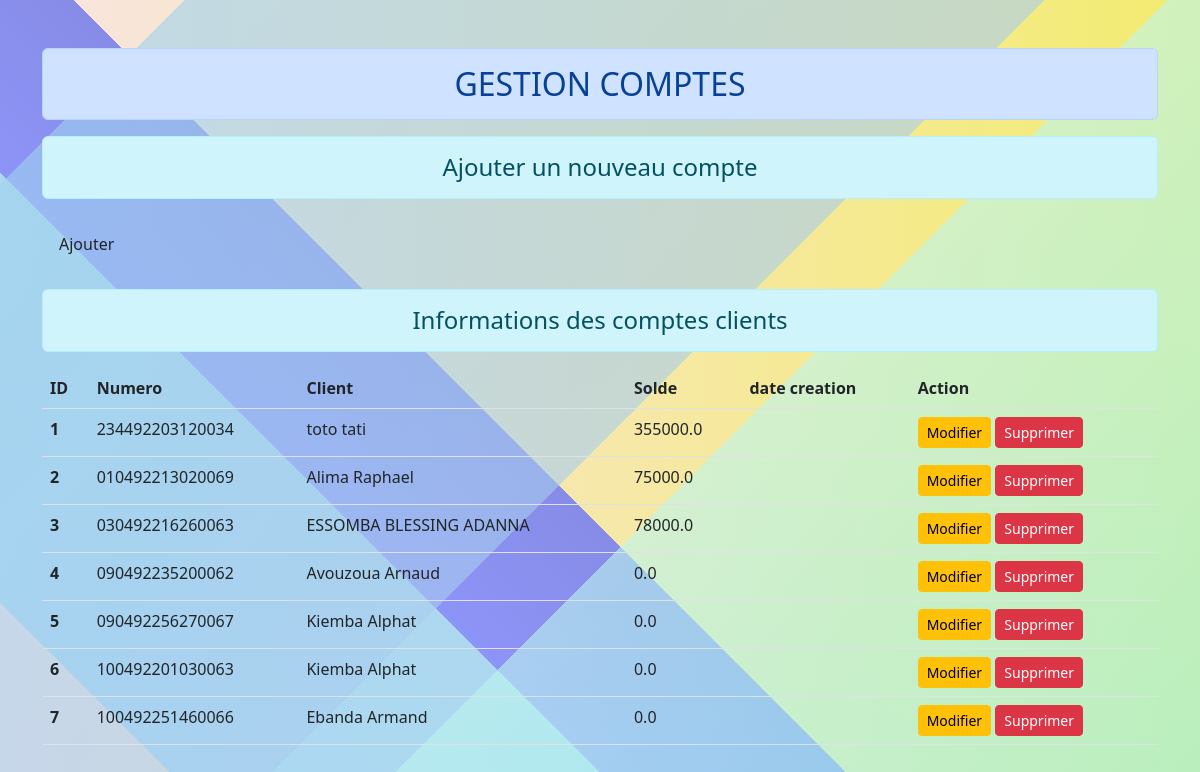
Page /compte/ on the committed database.
### moneysys/models.py (models this page shows, shortened)
class Compte(models.Model):
    client = models.OneToOneField(Client,null=True, on_delete=models.SET_NULL)
    numero = models.CharField(max_length=100)
    solde = models.FloatField(default=0,verbose_name=u"Solde initial du compte")
    is_active = models.BooleanField(default=True)
    created_at = models.DateTimeField(auto_now_add=True)
    updated_at = models.DateTimeField(auto_now=True)

class Client(models.Model):
    nom = models.CharField(max_length=70)
    prenom = models.CharField(max_length=70)
    telephone = models.IntegerField(max_length=70)
    adresse = models.CharField(max_length=200)
    dtn=models.DateField(blank=True)
    lieu = models.CharField(max_length=200,blank=True, null=True)
    photo = models.ImageField(null=True, blank=True, upload_to="photos/")
    created_at = models.DateTimeField(auto_now_add=True,blank=True)
    updated_at = models.DateTimeField(auto_now=True,blank=True)
    agence = models.ForeignKey(Agence, null=True, on_delete=models.SET_NULL)
    user = models.ForeignKey(User, null=True, on_delete=models.SET_NULL)
    def __str__(self) -> str:
        return "{} {}".format(self.nom,self.prenom)

### moneysys/views.py (the view)
# urls.py: path('compte/', views.traiter_compte, name = "edite"),
def traiter_compte(request):
    if request.method == 'POST':
        fm = CompteGestion(request.POST)
        if fm.is_valid():
            num = fm.cleaned_data['numero de compte']
            cli = fm.cleaned_data['client']
            solde = fm.cleaned_data['solde']
            jr = fm.cleaned_data['date ouverture']
            cpt = Compte(numero_de_compte = num, client = cli, solde =solde , date_ouverture = jr)
            cpt.save()
            fm = CompteGestion()
    else:
        fm = CompteGestion()
    compt = Compte.objects.all()
    return render(request, 'Comptes/edite.html',{'form':fm, 'cpt':compt})

### moneysys/forms.py
class CompteGestion(forms.ModelForm):
    class Meta:
        model = Compte
        fields = ['numero', 'client', 'solde']
        widgets = {
            'numero': forms.TextInput(attrs={'class': 'form-control'}),
            'client': forms.Select(attrs={'class': 'form-control'}),
            'solde': forms.FloatField(),
        }

### moneysys/templates/Comptes/edite.html (shortened to what this page needs)
{% extends 'Comptes/compte.html' %}
{% block content %}
<div class="row">
    <div class="col-sn-4">
        <h4 class="text-center alert alert alert-info">Ajouter un nouveau compte </h4>
            <form action="" method="POST">
                <input type="submit" class="alert btn btn-success" value="Ajouter">
            </form>
        </div>
        <div class="col-sm-20">
            <h4 class="text-center alert alert alert-info ">Informations des comptes clients</h4>
            {% if cpt %}
            <table class="table table-hover">
                <thead>
                  <tr>
                    <th scope="col">ID</th>
                    <th scope="col">Numero</th>
                    <th scope="col">Client</th>
                    <th scope="col">Solde </th>
                    <th scope="col">date creation</th>
                    <th scope="col">Action</th>
                  </tr>
                </thead>
                <tbody>
                    {% for st in cpt %}
                  <tr>
                    <th scope="row">{{st.id}}</th>
                    <td>{{st.numero}}</td>
                    <td>{{st.client}}</td>
                    <td>{{st.solde}}</td>
                    <td>{{st.jour}}</td>
                    <td>
                        <a href="a" class="btn btn-warning btn-sm">Modifier</a>
                        <a href="a" class="btn btn-danger btn-sm">Supprimer</a>
                    </td>
                  </tr>
                  {% endfor %}
                </tbody>
              </table>
            {% else %}
            <h4 class="text-center alert alert-warning">Pas de compte client</h4>
            {% endif %}
        </div>
    </div>
    {% endblock content %}

### moneysys/static/assets/css/stylecompte.css (style rules this page uses)
body { height: 100vh; background-image: linear-gradient(135deg, transparent 0%, transparent 9%,rgba(159, 210, 238, 0.6) 9%, rgba(168, 204, 238, 0.6) 51%,transparent 51%, transparent 57%,rgba(188, 245, 238, 0.6) 57%, rgba(144, 240, 241, 0.6) 100%),linear-gradient(45deg, transparent 0%, transparent 12%,rgb(171, 217, 242) 12%, rgb(173, 216, 239) 33%,rgb(141, 148, 247) 33%, rgb(134, 140, 230) 45%,transparent 45%, transparent 100%),linear-gradient(90deg, rgb(249, 228, 228),rgb(243, 236, 111)); }

### rows in the picture
Compte: id "1", numero "234492203120034", client "toto tati", solde "355000.0"
Compte: id "2", numero "010492213020069", client "Alima Raphael", solde "75000.0"
Compte: id "3", numero "030492216260063", client "ESSOMBA BLESSING ADANNA", solde "78000.0"
Compte: id "4", numero "090492235200062", client "Avouzoua Arnaud", solde "0.0"
Compte: id "5", numero "090492256270067", client "Kiemba Alphat", solde "0.0"
Compte: id "6", numero "100492201030063", client "Kiemba Alphat", solde "0.0"
Compte: id "7", numero "100492251460066", client "Ebanda Armand", solde "0.0"
